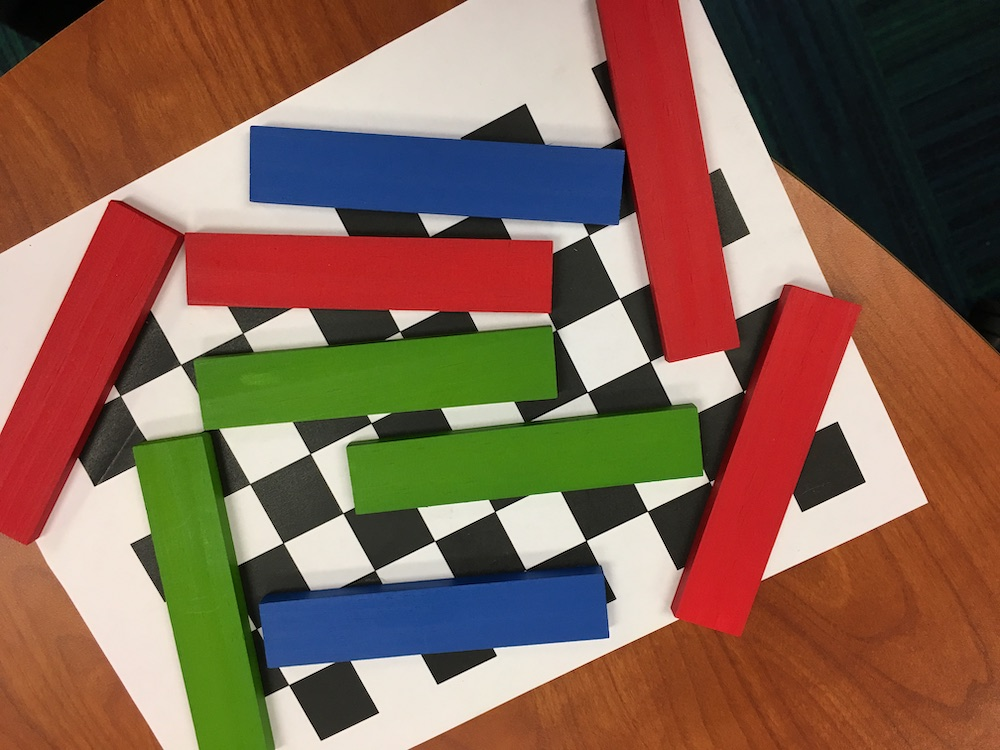
//> input picture Computer Vision - Guess block 3D location/test.JPG, 1000 x 750 px
$ ./segment1 test.JPG   (built with g++ and OpenCV 4)
//> lines starting //> are read from the running program, lines starting //| are printed output that depends on the picture; after the words box and inside, x2 and y2 are one past the last pixel; in counts of white or black regions, pixels touching at a corner belong together
#include <opencv2/core.hpp>
#include <opencv2/imgproc.hpp>
#include <opencv2/highgui.hpp>
#include <iostream>

using namespace std;
using namespace cv;

int main(int argc, char *argv[])
{
    // Load the image
    CommandLineParser parser( argc, argv,
			      "{@input | planks1ss.jpg | input image}" );
    Mat src = imread( parser.get<String>( "@input" ) );
//> src is the input picture: 750 rows x 1000 cols, CV_8UC3; mean B, G, R 82.9, 100.3, 132.9
    if( src.empty() )
    {
        cout << "Could not open or find the image!\n" << endl;
        cout << "Usage: " << argv[0] << " <Input image>" << endl;
        return -1;
    }
    // Show source image
    imshow("Source Image", src);
    // Change the background from white to black, since that will help later to extract
    // better results during the use of Distance Transform
    for ( int i = 0; i < src.rows; i++ ) {
        for ( int j = 0; j < src.cols; j++ ) {
            if ( src.at<Vec3b>(i, j) == Vec3b(255,255,255) )
            {
                src.at<Vec3b>(i, j)[0] = 0;
                src.at<Vec3b>(i, j)[1] = 0;
                src.at<Vec3b>(i, j)[2] = 0;
            }
        }
    }
    // Show output image
    imshow("Black Background Image", src);
    // Create a kernel that we will use to sharpen our image
    Mat kernel = (Mat_<float>(3,3) <<
                  1,  1, 1,
                  1, -8, 1,
                  1,  1, 1); // an approximation of second derivative, a quite strong kernel
    // do the laplacian filtering as it is
    // well, we need to convert everything in something more deeper then CV_8U
    // because the kernel has some negative values,
    // and we can expect in general to have a Laplacian image with negative values
    // BUT a 8bits unsigned int (the one we are working with) can contain values from 0 to 255
    // so the possible negative number will be truncated
    Mat imgLaplacian;
    filter2D(src, imgLaplacian, CV_32F, kernel);
    Mat sharp;
    src.convertTo(sharp, CV_32F);
    Mat imgResult = sharp - imgLaplacian;
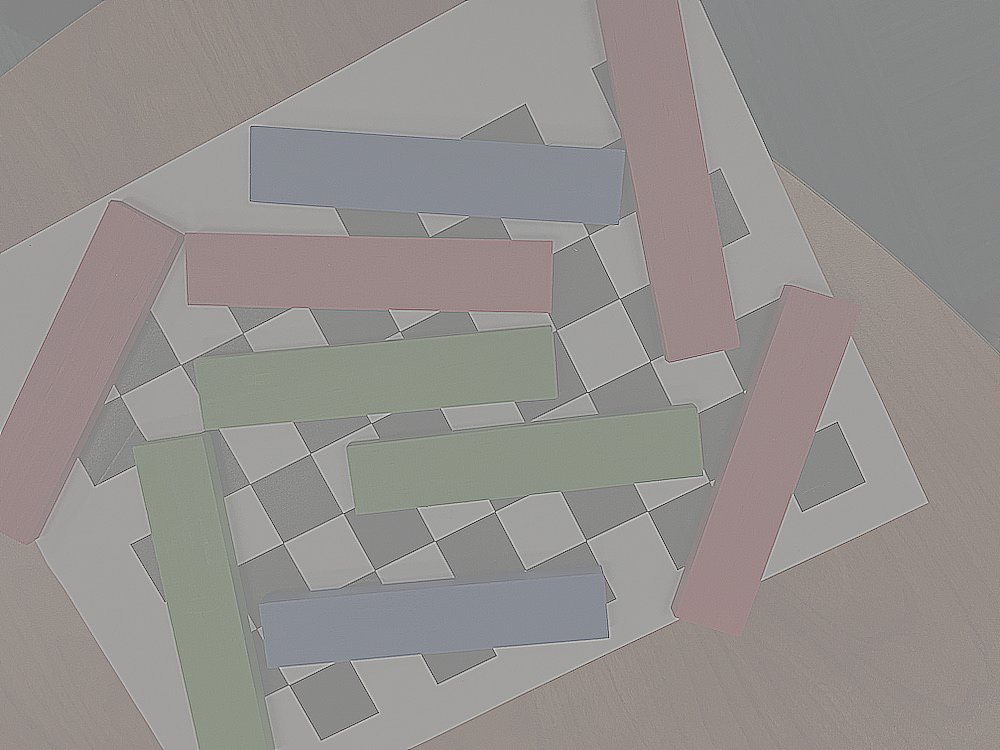
//> imgResult: 750 rows x 1000 cols, CV_32FC3; mean B, G, R 82.9, 100.3, 132.9; drawn with min black and max white
    // convert back to 8bits gray scale
    imgResult.convertTo(imgResult, CV_8UC3);
//> imgResult: 750 rows x 1000 cols, CV_8UC3
    imgLaplacian.convertTo(imgLaplacian, CV_8UC3);
//> imgLaplacian: 750 rows x 1000 cols, CV_8UC3
    // imshow( "Laplace Filtered Image", imgLaplacian );
    imshow( "New Sharped Image", imgResult );
    // Create binary image from source image
    Mat bw;
    cvtColor(imgResult, bw, COLOR_BGR2GRAY);
    threshold(bw, bw, 40, 255, THRESH_BINARY | THRESH_OTSU);
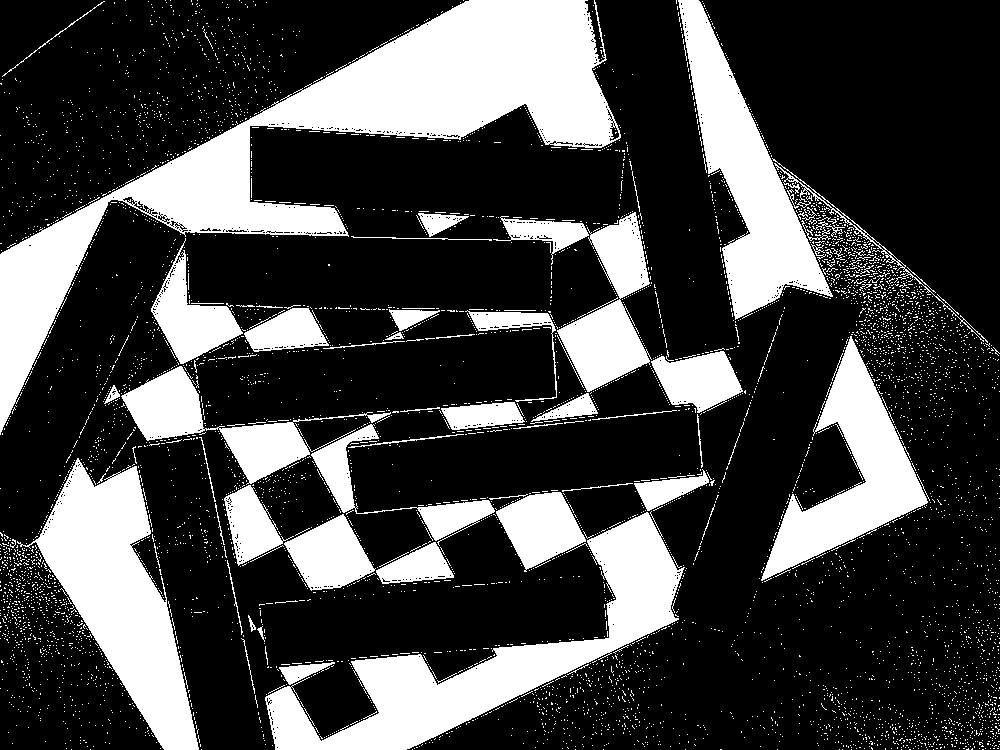
//> bw: 750 rows x 1000 cols, CV_8UC1; 26.7% white; 6028 white regions (5940 under 20 px), largest, box (x1, y1, x2, y2) and area: (0, 0, 621, 435) 55365, (265, 511, 685, 750) 24550, (17, 458, 199, 750) 21514
    imshow("Binary Image", bw);
    // Perform the distance transform algorithm
    Mat dist;
    distanceTransform(bw, dist, DIST_L2, 3);
    // Normalize the distance image for range = {0.0, 1.0}
    // so we can visualize and threshold it
    normalize(dist, dist, 0, 1.0, NORM_MINMAX);
    imshow("Distance Transform Image", dist);
    // Threshold to obtain the peaks
    // This will be the markers for the foreground objects
    threshold(dist, dist, 0.4, 1.0, THRESH_BINARY);
//> dist: 750 rows x 1000 cols, CV_32FC1; values 0 (black) and 1 (white), 3.2% white; 14 white regions, largest, box (x1, y1, x2, y2) and area: (338, 0, 581, 117) 13452, (68, 504, 159, 692) 4684, (0, 265, 50, 374) 2370
    // Dilate a bit the dist image
    Mat kernel1 = Mat::ones(3, 3, CV_8U);
    dilate(dist, dist, kernel1);
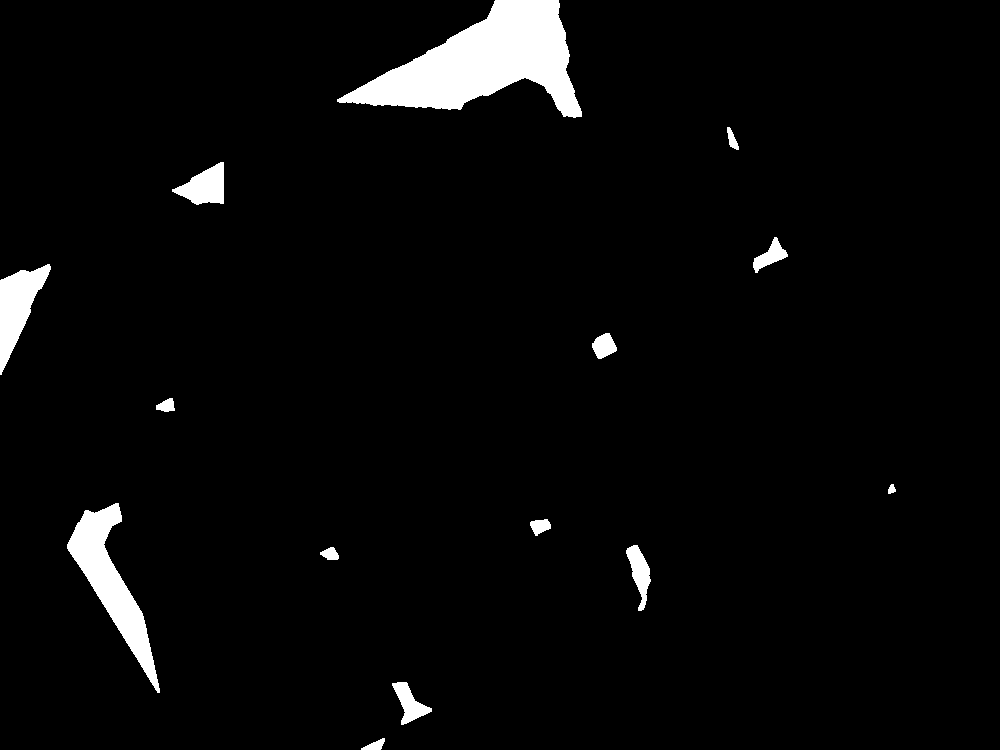
//> dist: 750 rows x 1000 cols, CV_32FC1; values 0 (black) and 1 (white), 3.6% white; 14 white regions, largest, box (x1, y1, x2, y2) and area: (337, 0, 582, 118) 14218, (67, 503, 160, 693) 5288, (0, 264, 51, 375) 2603
    imshow("Peaks", dist);
    // Create the CV_8U version of the distance image
    // It is needed for findContours()
    Mat dist_8u;
    dist.convertTo(dist_8u, CV_8U);
//> dist_8u: 750 rows x 1000 cols, CV_8UC1; values 0 (black) and 1 (white), 3.6% white; 14 white regions
    // Find total markers
    vector<vector<Point> > contours;
    findContours(dist_8u, contours, RETR_EXTERNAL, CHAIN_APPROX_SIMPLE);
//> contours = 14 contours; largest, box (x1, y1, x2, y2) and area: (337, 0, 582, 118) 13910, (67, 503, 160, 693) 5081, (0, 264, 51, 375) 2474, (172, 162, 224, 205) 1248, (626, 545, 651, 611) 734
    // Create the marker image for the watershed algorithm
    Mat markers = Mat::zeros(dist.size(), CV_32S);
    // Draw the foreground markers
    for (size_t i = 0; i < contours.size(); i++)
    {
        drawContours(markers, contours, static_cast<int>(i), Scalar(static_cast<int>(i)+1), -1);
    }
//> this loop made 14 passes
//> markers: 750 rows x 1000 cols, CV_32SC1; 15 distinct labels, from 0 to 14
    // Draw the background marker
    circle(markers, Point(5,5), 3, Scalar(255), -1);
//> markers: 750 rows x 1000 cols, CV_32SC1; 16 distinct labels, from 0 to 255
    imshow("Markers", markers*10000);
    // Perform the watershed algorithm
    watershed(imgResult, markers);
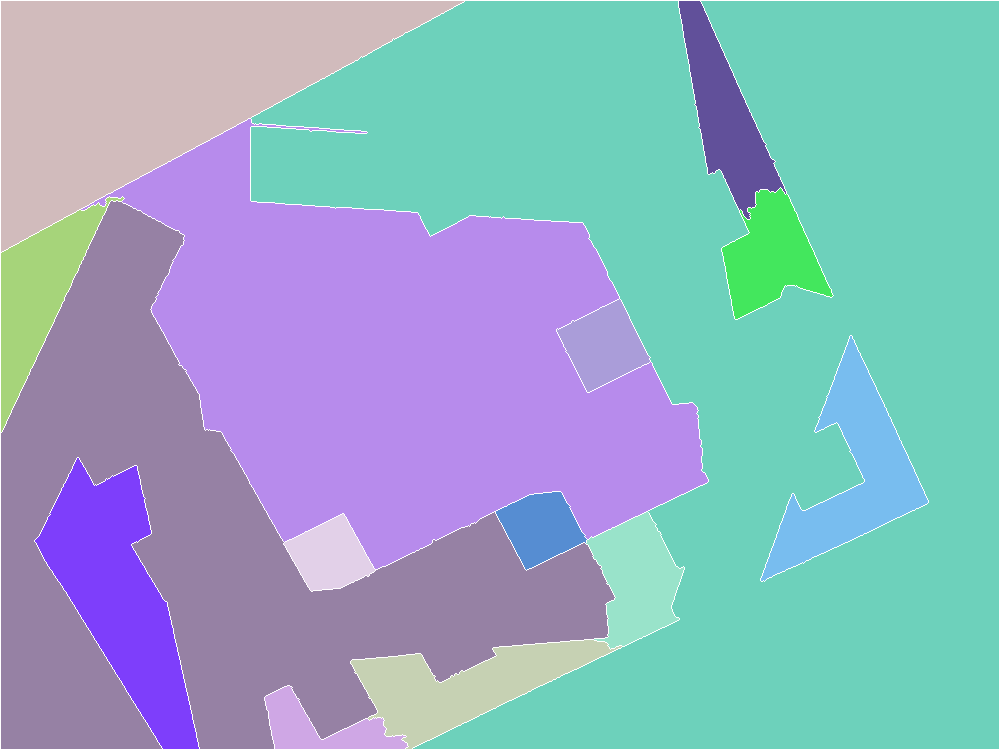
//> markers: 750 rows x 1000 cols, CV_32SC1; 16 distinct labels, from -1 to 255; one colour per label, 0 black, -1 white
    Mat mark;
    markers.convertTo(mark, CV_8U);
    bitwise_not(mark, mark);
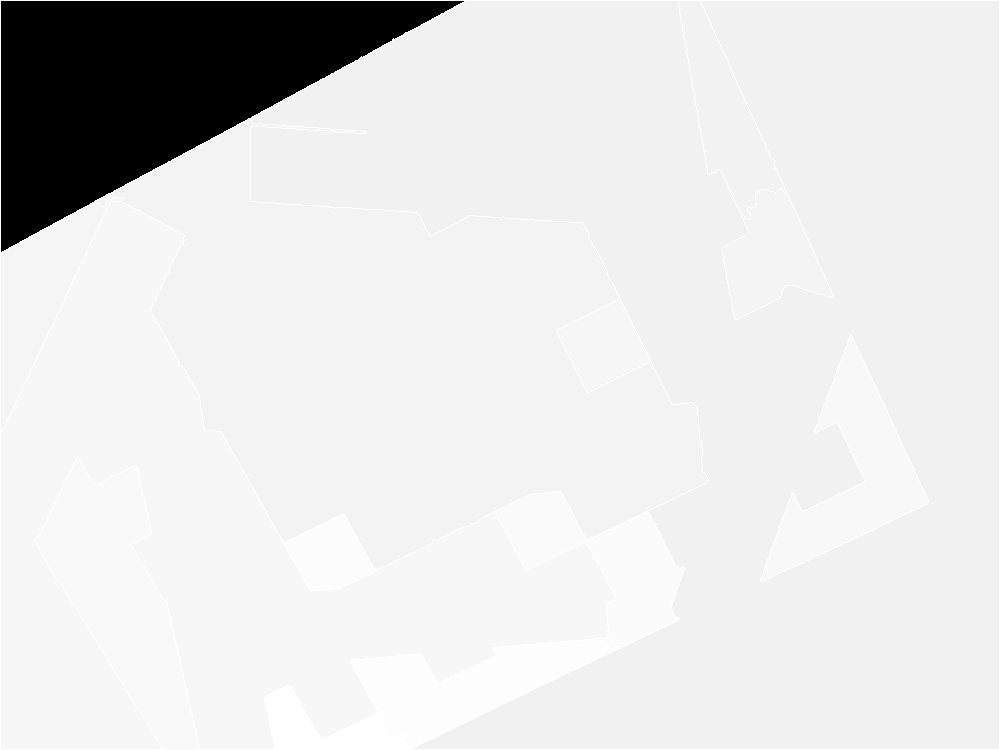
//> mark: 750 rows x 1000 cols, CV_8UC1; min 0, max 255, mean 224.8
    //    imshow("Markers_v2", mark); // uncomment this if you want to see how the mark
    // image looks like at that point
    // Generate random colors
    vector<Vec3b> colors;
    for (size_t i = 0; i < contours.size(); i++)
    {
        int b = theRNG().uniform(0, 256);
        int g = theRNG().uniform(0, 256);
        int r = theRNG().uniform(0, 256);
        colors.push_back(Vec3b((uchar)b, (uchar)g, (uchar)r));
    }
    // Create the result image
    Mat dst = Mat::zeros(markers.size(), CV_8UC3);
    // Fill labeled objects with random colors
    for (int i = 0; i < markers.rows; i++)
    {
        for (int j = 0; j < markers.cols; j++)
        {
            int index = markers.at<int>(i,j);
            if (index > 0 && index <= static_cast<int>(contours.size()))
            {
                dst.at<Vec3b>(i,j) = colors[index-1];
            }
        }
    }
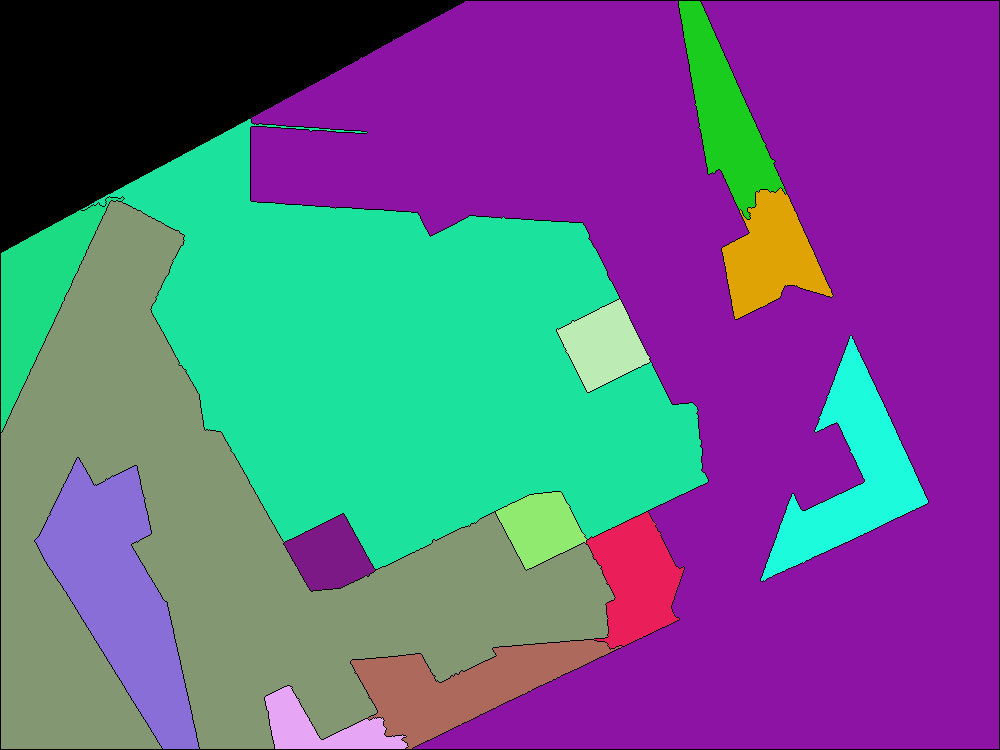
//> dst: 750 rows x 1000 cols, CV_8UC3; mean B, G, R 136.8, 97.7, 102.9
    // Visualize the final image
    imshow("Final Result", dst);
    waitKey();
    return 0;
}
